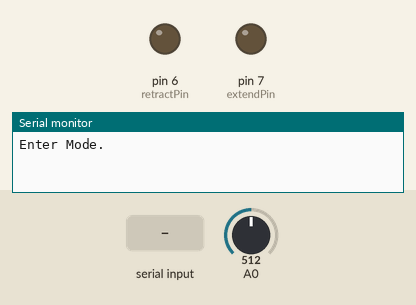
Bench run of a sketch on a simulated Arduino Uno, built with avr-gcc and run on an emulated ATmega328P. Parts: output pins drawn as LEDs (lit = HIGH), the last lines printed to the serial monitor. The test bench sets the inputs (shaded band); at power-on: A0 = 512.

Above: at 1.2 s.
1.3 s: "2\n" received over Serial
At 1.9 s:
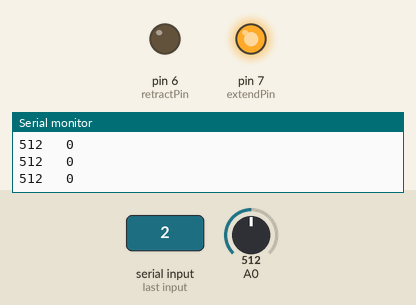
2.8 s: A0 set to 993
5.8 s: A0 set to 1008
Timing chart, 0 to 8.8 s (numbered marks = the images above; inputs shaded):
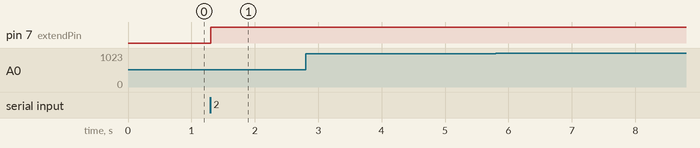

The sketch:

sketch_oct04a.ino
```cpp
int extendPin=7;
int retractPin=6;
int recordArray[21];
int recordTime=20; // nilalagay dito kung ilan yung repetitions ng pagrecord
int i;
int acc=0;
int mode=0;
int feedbackVal;

void setup(){
  Serial.begin(9600);
  pinMode(extendPin, OUTPUT);
  pinMode(retractPin, OUTPUT);
  Serial.println("Enter Mode.");
  }
void loop(){
  while (mode==0){

  if (Serial.available()>0){
    mode=Serial.parseInt();
    delay(1);
    Serial.print("Mode:");
    Serial.println(mode);
    }
  }
  while (mode==1){
    if (acc<recordTime){
      recordArray[acc]=analogRead(A0);  // dito naglalagay ng data ng resistance values sa recordArray[]

      acc=acc+1;
      Serial.println(acc);
      delay(500);    // Ito yung time interval ng pagrecord ng resistance values
      }
     if (acc==recordTime){ // Pagkatapos ng repetitions, back to mode selection
      Serial.println("Enter Mode.");
      mode=0;

      }
    }
  while (mode==2){  // Playback mode, dito yung pag actuate ng solenoid valve base sa PV (current reading ng resistance) vs SP (recorded value ng resistance sa recordArray[])

    if (i<21){
    feedbackVal=analogRead(A0);
    Serial.print(analogRead(A0));
    Serial.print("   ");
    Serial.println(recordArray[i]);
    delay(1);
      if (feedbackVal<recordArray[i]){
       digitalWrite(retractPin, HIGH);
       digitalWrite(extendPin, LOW);
      }
      if (feedbackVal>recordArray[i]){
        digitalWrite(extendPin, HIGH);
        digitalWrite(retractPin, LOW);
      }
      if (feedbackVal==recordArray[i]){
        i=i+1;
      }
   }
   if (i==21){
    Serial.println("Enter Mode.");
    mode=0;
    }
}
}
```

Measured:
- after the input at 1.3 s, pin 7 (extendPin): LOW → HIGH at once
